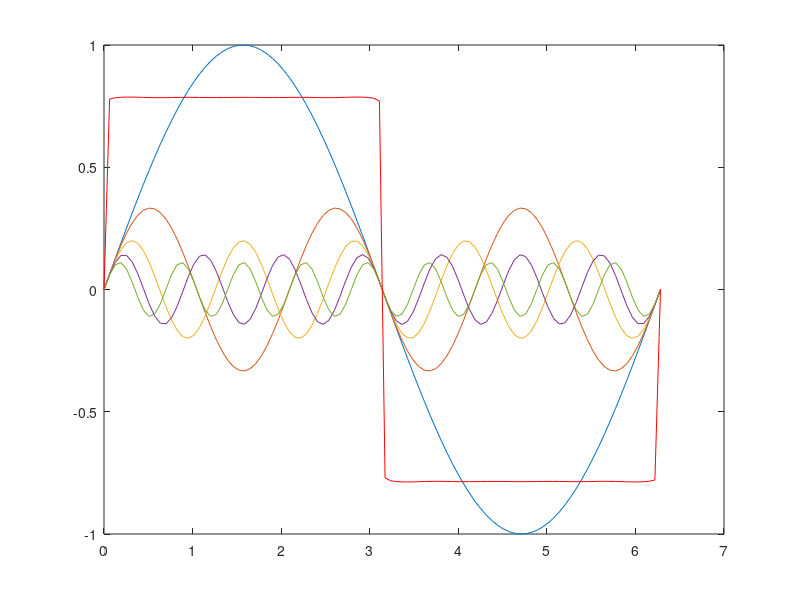

Write MATLAB code to recreate this figure.
%{

Understanding the FFT, second edition

author: Ke-Wei Ma
contact: keweima at gmail.com
summary: replicate Fig 1.2


%}

clear all;
clf;

h = 1:2:1000;               % odd-harmonics.  1, 3, 5 ... 1,000
a = 1 ./ h;                 % amplitude.  1/1, 1/3, 1/5 ... 1,000

n = 100;
i = linspace(0, 2*pi, n);   % number of steps

j = h' * i;

y = sin(j) .* repmat(a',1,n); % repmat converts amplitude vector to mirrored columns in new matrix

% Plot the first 5 odd harmonics and then the sum of all 
% the harmonics 

plot(i, y(1,:),
     i, y(2,:),
     i, y(3,:),
     i, y(4,:),
     i, y(5,:),
     i, sum(y),"r");

